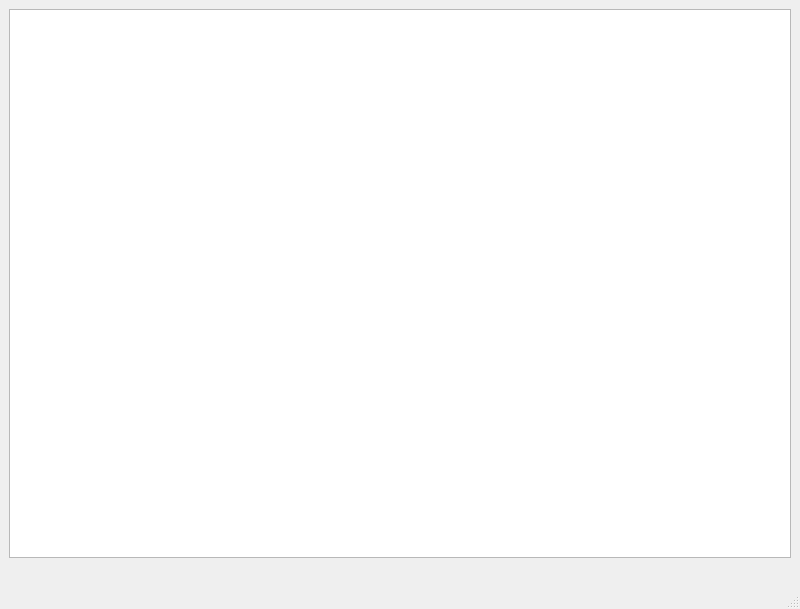
<?xml version="1.0" encoding="UTF-8"?>
<ui version="4.0">
 <class>MainWindow</class>
 <widget class="QMainWindow" name="MainWindow">
  <property name="geometry">
   <rect>
    <x>0</x>
    <y>0</y>
    <width>800</width>
    <height>609</height>
   </rect>
  </property>
  <property name="windowTitle">
   <string>MainWindow</string>
  </property>
  <widget class="QWidget" name="centralwidget">
   <layout class="QVBoxLayout" name="verticalLayout">
    <item>
     <layout class="QHBoxLayout" name="horizontalLayout"/>
    </item>
    <item>
     <widget class="QTableWidget" name="tableWidget"/>
    </item>
    <item>
     <widget class="QLabel" name="label">
      <property name="text">
       <string/>
      </property>
     </widget>
    </item>
   </layout>
  </widget>
  <widget class="QMenuBar" name="menubar">
   <property name="geometry">
    <rect>
     <x>0</x>
     <y>0</y>
     <width>800</width>
     <height>20</height>
    </rect>
   </property>
  </widget>
  <widget class="QStatusBar" name="statusbar"/>
 </widget>
 <resources/>
 <connections/>
</ui>
